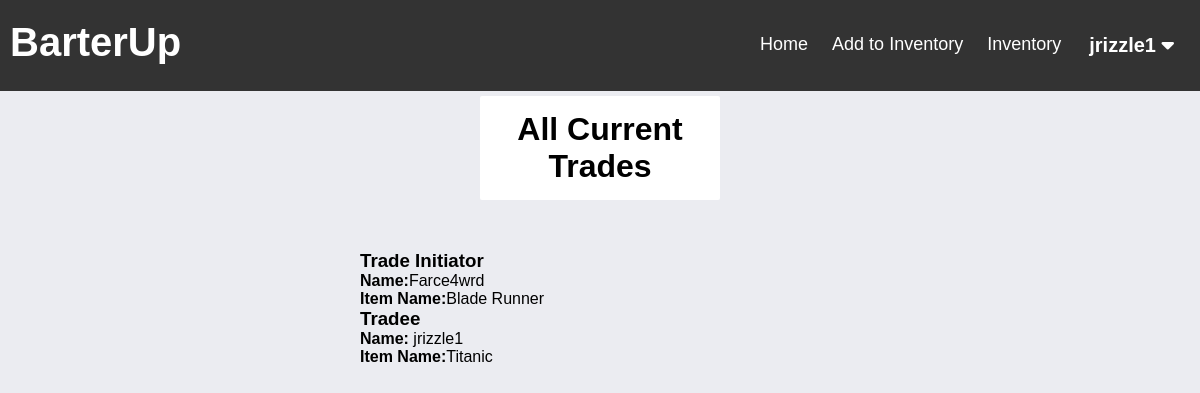
Screenshot of /BarterUp/currentTrades.php (signed in) with the database file from the repository.
### tables this page shows
CREATE TABLE IF NOT EXISTS `user` (
  `user_id` bigint UNSIGNED NOT NULL AUTO_INCREMENT,
  `username` varchar(45) NOT NULL,
  `password` varchar(45) NOT NULL,
  PRIMARY KEY (`user_id`),
  UNIQUE KEY `username_UNIQUE` (`username`)
);

CREATE TABLE IF NOT EXISTS `trades` (
  `trade_id` smallint UNSIGNED NOT NULL AUTO_INCREMENT,
  `item_id_initiator` smallint UNSIGNED NOT NULL,
  `item_id_tradee` smallint UNSIGNED DEFAULT NULL,
  `user_id_initiator` bigint UNSIGNED NOT NULL,
  `user_id_tradee` bigint UNSIGNED DEFAULT NULL,
  PRIMARY KEY (`trade_id`),
  UNIQUE KEY `trade_id_UNIQUE` (`trade_id`),
  KEY `item_id_initiator_idx` (`item_id_initiator`),
  KEY `item_id_tradee_idx` (`item_id_tradee`),
  KEY `user_id_initiator_idx` (`user_id_initiator`),
  KEY `user_id_tradee_idx` (`user_id_tradee`)
);

CREATE TABLE IF NOT EXISTS `item` (
  `item_id` smallint UNSIGNED NOT NULL AUTO_INCREMENT,
  `user_id` bigint UNSIGNED NOT NULL,
  `category_id` bigint UNSIGNED NOT NULL,
  `description` tinytext,
  `item_condition` varchar(45) DEFAULT NULL,
  `item_name` varchar(45) NOT NULL,
  PRIMARY KEY (`item_id`),
  KEY `category_id_idx` (`category_id`),
  KEY `user_id_idx` (`user_id`)
);

### BarterUp/functions.php (called while the page is built, shortened)
<?php
function check_login($con)
{
	if (isset($_SESSION['user_id'])) {
		$id = $_SESSION['user_id'];
		$query = "select * from user where user_id = '$id' limit 1";
		$result = mysqli_query($con, $query);
		if ($result && mysqli_num_rows($result) > 0) {
			$user_data = mysqli_fetch_assoc($result);
			return $user_data;
		}
	}
	die;
}

### BarterUp/currentTrades.php (the view, shortened to what this page needs)
<?php
include("config.php");
include("functions.php");
$user_data = check_login($con);
?>
<!DOCTYPE html>
<html lang="en">
<head>
    <link rel="stylesheet" href="./currentTrades.css?v=<?php echo time(); ?>">
</head>
<body>
    <?php include("./header.php"); ?>
    <div class="page_name">
        <h1>All Current Trades</h1>
    </div>
    <div class="wrapper">
        <?php
        $query = "select * from trades";
        $result = mysqli_query($con, $query);
        if ($result && mysqli_num_rows($result) > 0) {
            while ($row = mysqli_fetch_assoc($result)) {
                if($row['user_id_initiator'] != $_SESSION['user_id']){
                    $query1 = "select user.user_id as initiatorId, user.username as initiator, item.item_name as initiator_item
                    FROM trades, user, item
                    where user.user_id =" . $row['user_id_initiator'] . "
                    and item.item_id = " . $row['item_id_initiator'] . "";
                    $result1 = mysqli_query($con, $query1);
                    $row1 = mysqli_fetch_assoc($result1);
                    echo '
                    <ul class="list-view">
                        <li class="trader">
                            <h3 class="title">Trade Initiator</h3>
                            <p class="initiator-name"><b>Name:</b>' . $row1['initiator'] . '</p>
                            <p class="initiator-item"><b>Item Name:</b>' . $row1['initiator_item'] . '</p>
                        </li>';
                    $query2 = "select user.user_id as tradeeId, user.username as tradee, item.item_name as tradee_item
                    FROM trades, user, item
                    where user.user_id =" . $row['user_id_tradee'] . "
                    and item.item_id = " . $row['item_id_tradee'] . "";
                    $result2 = mysqli_query($con, $query2);
                    if ($result2 && mysqli_num_rows($result2) > 0) {
                    $row2 = mysqli_fetch_assoc($result2);
                    echo '
                        <li class="tradee">
                            <h3 class="title">Tradee</h3>
                            <p class="tradee-name"><b>Name:</b> ' . $row2['tradee'] . '</p>
                            <p class="tradee-item"><b>Item Name:</b>' . $row2['tradee_item'] . '</p>
                        </li>
                    </ul>';
                    }
                }
            }
        }
        ?>
    </div>
</body>
</html>

### BarterUp/header.php (shortened to what this page needs)
<!DOCTYPE html>
<html lang="en">
<head>
  <link rel="stylesheet" href="./header.css?v=<?php echo time(); ?>">
</head>
<body>
  <div class="header-right">
    <div class="header">
      <p>BarterUp</p>
    </div>
    <div class="user-drop">
      <button class="user-dropbtn"><?php echo $user_data['username']; ?>
        <i class="fa fa-caret-down"></i>
      </button>
    </div>
    <a href='./inventory.php'>Inventory</a>
    <a href='./addInventory.php'>Add to Inventory</a>
    <a href="./currentTrades.php">Home</a>
  </div>
</body>
</html>

### BarterUp/currentTrades.css (style rules this page uses)
* { font-family: 'Montserrat', sans-serif; list-style: none; margin: 0; padding: 0; box-sizing: border-box; }
body { background: #ebecf1; }
h1 { text-align: center; }
.wrapper { width: 40%; margin: 50px auto; }
.page_name { width: 20%; margin: 5px auto; background: #fff; padding: 15px; border-radius: 2px; position: relative; }

### BarterUp/header.css (style rules this page uses)
.header-right { overflow: hidden; background-color: #333; padding: 20px 10px; }
.header-right a { float: right; color: white; text-align: center; padding: 12px; text-decoration: none; font-size: 18px; line-height: 25px; border-radius: 4px; }
.user-drop { float: right; overflow: hidden; }
.user-drop .user-dropbtn { font-size: 20px; font-weight: 600; border: none; outline: none; color: white; padding: 14px 16px; background-color: inherit; font-family: inherit; margin: 0; }
.header { float: left; color: white; font-size: 40px; font-weight: 600; }

### rows the page displays
user: username "jrizzle1"
trades: user_id_initiator.username "Farce4wrd", item_id_initiator.item_name "Blade Runner", user_id_tradee.username "jrizzle1", item_id_tradee.item_name "Titanic"
